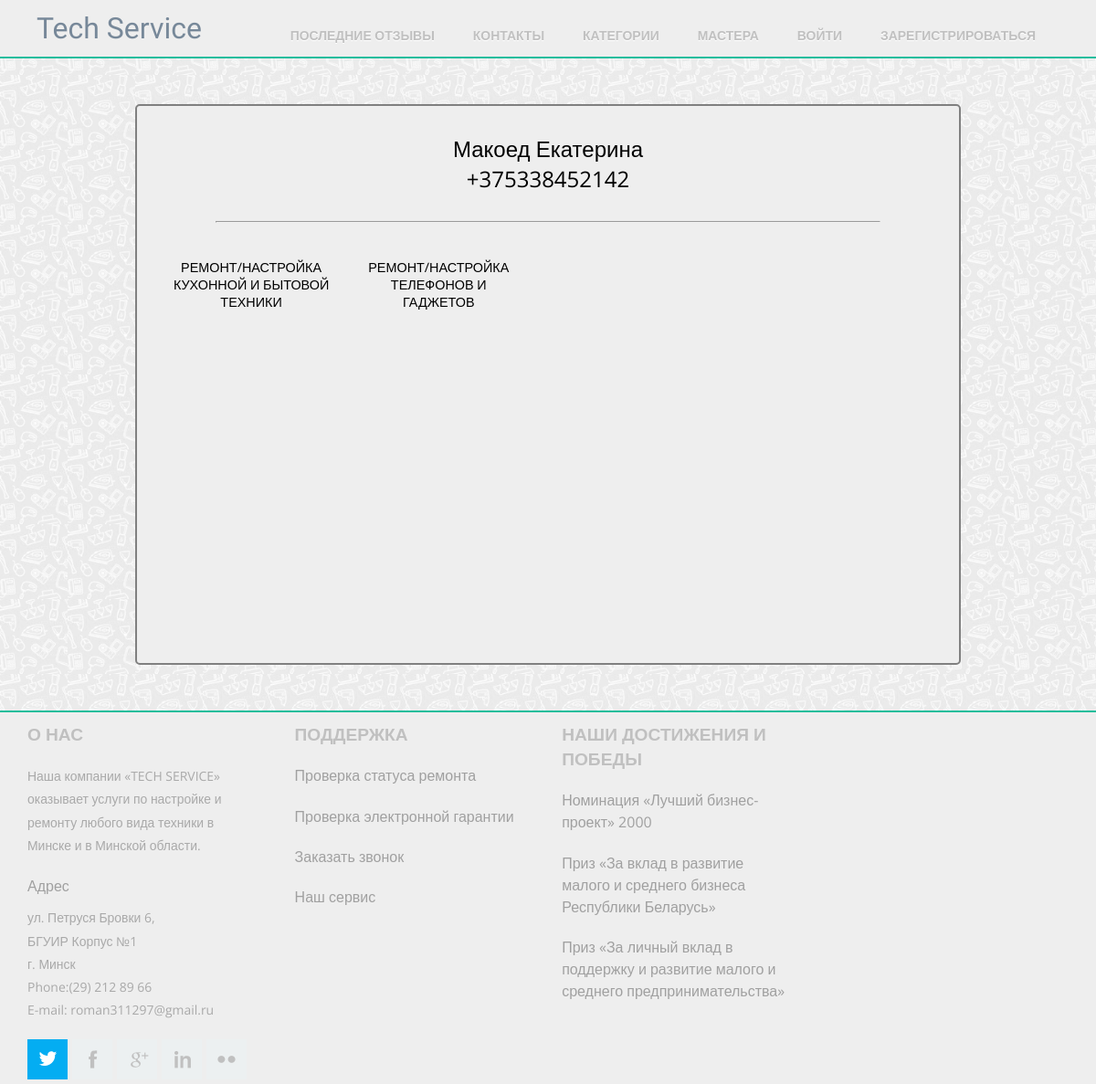
The app's page /masters/21, older data.
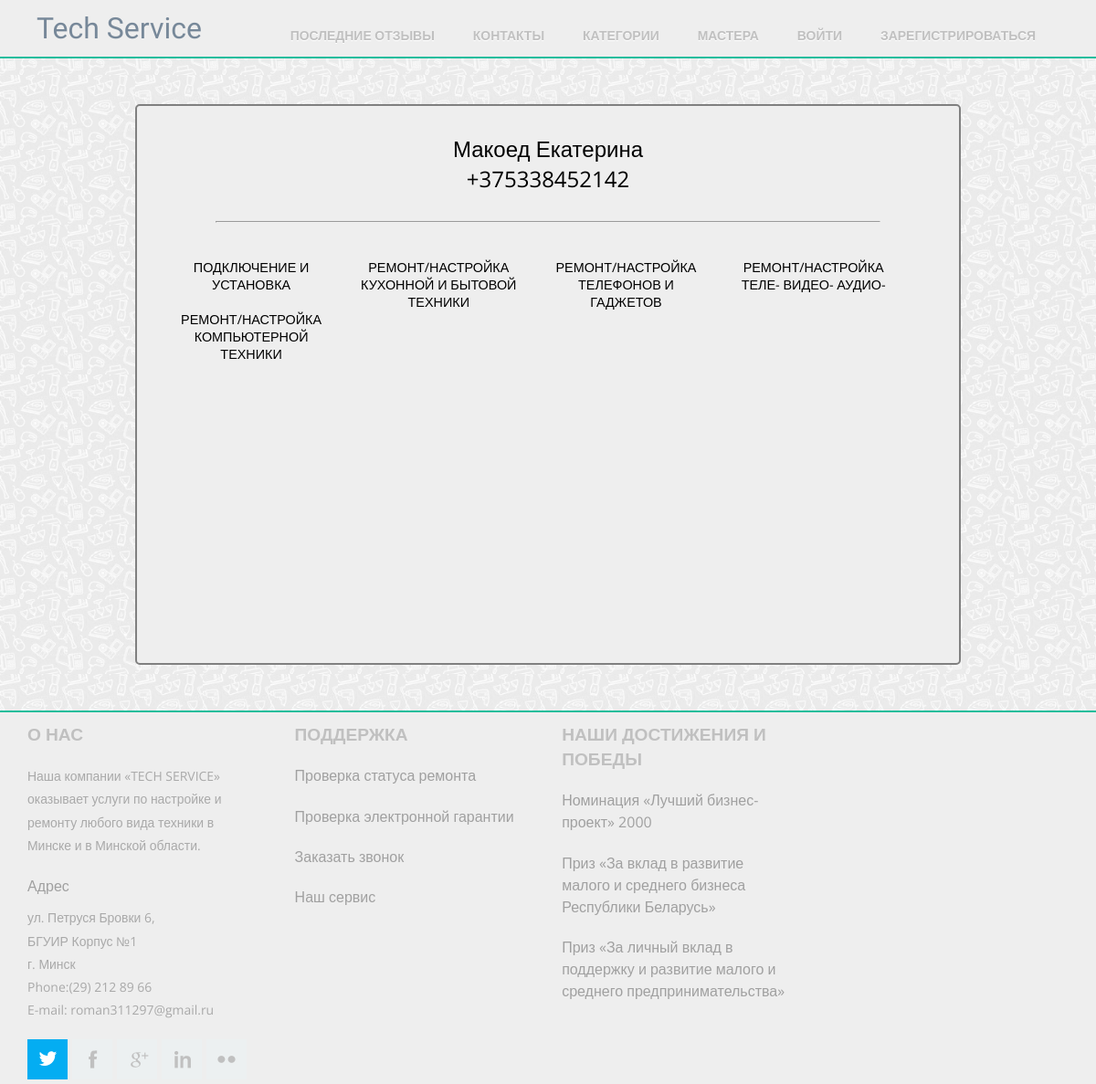
The same page, newer data.
### mainApp/models.py (models this page shows, shortened)
class Area(models.Model):
    name = models.CharField(max_length=120)
    description = models.TextField()
    photo = models.ImageField(upload_to='areas/', default="")

### mainApp/views.py (the view)
# urls.py: url(r'^masters/(?P<pk>\d+)$', MasterDetailView.as_view(), name="masters-detail"),
class MasterDetailView(DetailView):
    model = Master

### master_office/templates/master_office/master_detail.html (shortened to what this page needs)
{% extends "mainApp/wrapper.html" %} {% block content %}
<div class="text-container-center">
    <div class="wrap">
        <h2 class="area-text-primary">{{master.user.last_name}} {{master.user.first_name}} </h2>
        <h2 class="area-text-primary">{{master.phone}} </h2>
        <hr>
        <div class="area-container">
            {% for area in master.areas.all %}
            <div class="area-link-item">
                <a class="area-link" href="{% url 'areas-detail' area.pk %}">{{ area.name }}</a>
            </div>
            {% endfor %}
        </div>
    </div>
</div>
{% endblock %}

Row changes from the older to the newer data that the page shows:
now on this page (row edited): Area: name "ПОДКЛЮЧЕНИЕ И УСТАНОВКА"
now on this page (row edited): Area: name "РЕМОНТ/НАСТРОЙКА ТЕЛЕ- ВИДЕО- АУДИО-"
now on this page (row edited): Area: name "РЕМОНТ/НАСТРОЙКА КОМПЬЮТЕРНОЙ ТЕХНИКИ"
